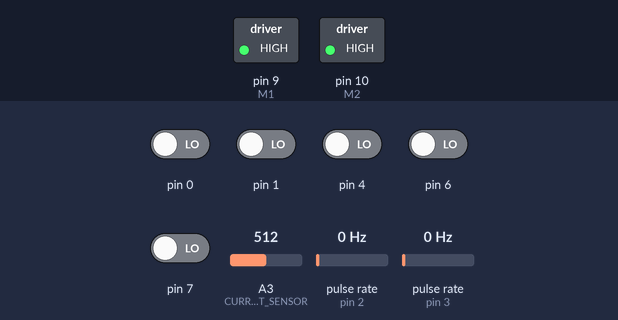
Bench run of a sketch on a simulated Arduino Uno, built with avr-gcc and run on an emulated ATmega328P. Shown: switched loads named in the sketch (green lamp = pin HIGH). Wiring (inferred from the names in the program): 2 × pulse sensor: data pin 2 / data pin 3. Dashed ring = blinking. The test bench sets the inputs (shaded band); at power-on: pin 0, pin 1, pin 4, pin 6, pin 7 LOW, pulse rate (sensors on pin 2, pin 3) 0 Hz, A3 (CURRENT_SENSOR) = 512. Pins used as bus, display or sensor lines are not drawn.

Above: at 1.2 s.
1.3 s: pulse rate (sensor on pin 2) set to 4 Hz
At 1.61 s:
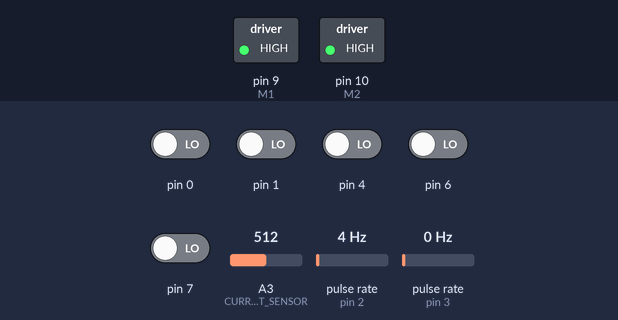
4.3 s: pulse rate (sensor on pin 3) set to 150 Hz
At 4.54 s:
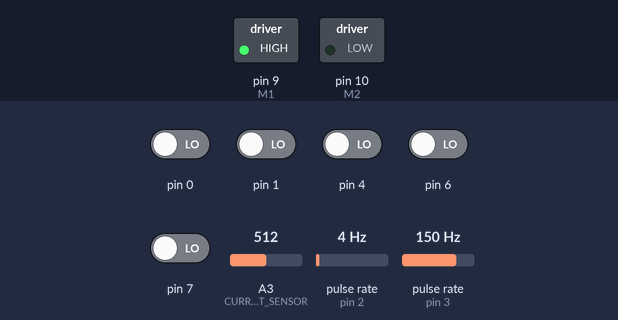
7.3 s: pulse rate (sensor on pin 2) set to 150 Hz
At 9.2 s:
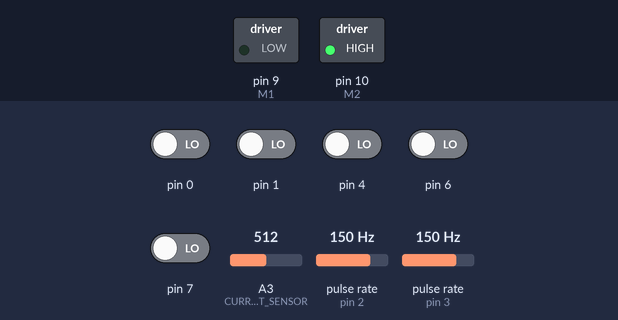
Timing chart, 0 to 10.7 s (numbered marks = the images above; inputs shaded):
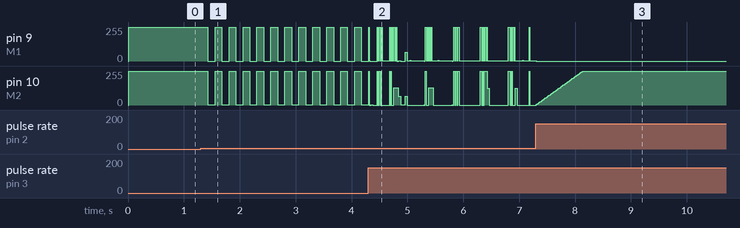

Measured:
- after the input at 1.3 s, pin 9 (M1): alternates 255/255 for 0.13 s and 0/255 for 0.12 s, starting after 0.13 s; pin 10 (M2): alternates 255/255 for 0.13 s and 1/255 for 0.12 s, starting after 0.13 s
- after the input at 7.3 s, pin 9 (M1): goes on until 7.3 s, then stays 0/255

The sketch:

lizard_simc_v1.ino
```cpp
/**
   To be uploaded on motor driver module boards - Handle motor motion and control internally
*/

#include <Arduino.h>
#include <Wire.h>
#include <math.h>
#include <PID_v1.h>

#define ADDRESS 0x0A // SMART MOTOR DRIVER I2C ADDRESS
#define NSLEEP 5
#define M1 9 // MOTOR PINS
#define M2 10
#define CURRENT_SENSOR 17 // CURRENT SENSOR PIN
#define ENCODER1 2        // ENCODER PINS
#define ENCODER2 3

#define PID_SAMPLE_TIME 10 // PID SAMPLE TIME (IN MS)

#define CURRENT_THRESHOLD 0.0 // CURRENT THRESHOLD FOR MOTOR STALL //TODO: SET THRESHOLD FOR MOTOR STALL CURRENT

// MOTOR PROPERTIES
#define MAX_PWM 255              // MAXIMUM PWM VALUE
#define GEAR_RATIO 110           // MOTOR GEAR RATIO (110:1 OR 150:1)
#define ENCODER_TICKS_PER_REV 12 // NO OF HIGH PULSES PER ROTATION
#define ENCODER_TICKS_PER_MS_TO_RPM (1000.0 * 60.0) / (double)(ENCODER_TICKS_PER_REV * GEAR_RATIO) // MULTIPLIER TO CONVERT FROM ENCODER TICKS PER MS TO RPM

#define COMMAND_BYTES 3 // NUMBER OF MOTOR COMMAND BYTES
#define RETURN_BYTES 8 // NUMBER OF RETURN DATA BYTES

// MOTOR DRIVER CONTROL MODES
#define POSITION 0
#define VELOCITY 1

// CURRENT SENSOR VARIABLES
int16_t motorCurrent = 0; // returnData variable representing motor current sent through I2C to mainboard

// MOTOR CONTROL VARIABLES
uint8_t controlMode = POSITION;      // MOTOR CONTROL MODE
uint8_t motorCommand[COMMAND_BYTES]; // MOTOR COMMAND RECEIVED FROM CONTROLLER

uint8_t returnData[RETURN_BYTES]; // RETURN DATA SENT TO THE CONTROLLER UPON REQUEST

double encoderCount = 0.0; // CURRENT ENCODER COUNT
double lastCount = 0.0;    // PREVIOUS ENCODER COUNT
double countDiff = 0.0;    // DIFFERENCE IN ENCODER COUNT FROM lastCount TO CURRENT encoderCount
long now = 0;              // TIME OF PREVIOUS ENCODER READING
long lastTime = 0;         // TIME OF PREVIOUS ENCODER READING
double dt = 0.0;

// PID PARAMETERS
double Kp = 0.5, Ki = 0.005, Kd = 0.005;
double target[2];     // TARGET POSITION AND SPEED
double effort = 0.0;  // CONTROL EFFORT
double dEffort = 0.0; // CONTROL EFFORT
double speed = 0.0;   // MOTOR SPEED IN RPM
PID pid[2] = {
  PID(&encoderCount, &effort, &target[POSITION], Kp, Ki, Kd, DIRECT), // POSITION PID
  // PID(&encoderCount, &effortof, &target[POSITION], Kp, Ki, Kd, REVERSE), // POSITION PID
  PID(&speed, &dEffort, &target[VELOCITY], Kp, Ki, Kd, DIRECT)         // VELOCITY PID
};

void setup() {
  // INIT I2C W/ GIVEN ADDRESS
  Wire.begin(ADDRESS);

  // SET SENSOR PINS
  pinMode(CURRENT_SENSOR, INPUT);
  pinMode(ENCODER1, INPUT_PULLUP);
  pinMode(ENCODER2, INPUT_PULLUP);

  // SET OUTPUT PINS
  pinMode(NSLEEP, OUTPUT);
  pinMode(M1, OUTPUT);
  pinMode(M2, OUTPUT);

  // ATTACH INTERRUPTS FOR ENCODER READINGS
  attachInterrupt(digitalPinToInterrupt(ENCODER1), isr1, CHANGE);
  attachInterrupt(digitalPinToInterrupt(ENCODER2), isr2, CHANGE);

  // SET I2C CALLBACKS
  Wire.onRequest(onRequest);
  Wire.onReceive(onReceive);

  digitalWrite(NSLEEP, HIGH); //  NSLEEP SHOULD BE KEPT HIGH FOR NORMAL OPERATION OF THE MD9927 MOTOR DRIVER

  pid[POSITION].SetMode(AUTOMATIC);                                      // SET POSITION PID MODE
  pid[POSITION].SetOutputLimits((double)-MAX_PWM, (double)MAX_PWM); // CONSTRAIN POSITION PID OUTPUT
  pid[POSITION].SetSampleTime(PID_SAMPLE_TIME);                          // CONSTRAIN POSITION PID OUTPUT
  pid[VELOCITY].SetMode(AUTOMATIC);                                      // SET VELOCITY PID MODE
  pid[VELOCITY].SetOutputLimits((double)-MAX_PWM, (double)MAX_PWM); // CONSTRAIN VELOCITY PID OUTPUT
  pid[VELOCITY].SetSampleTime(PID_SAMPLE_TIME);                          // CONSTRAIN POSITION PID OUTPUT
}

void loop() {
  now = millis();
  dt = now - lastTime;

  // CALCULATE EFFORT, READ CURRENT, AND CALCULATE SPEED EVERY 10 MS
  if (dt >= PID_SAMPLE_TIME) {
    // UPDATE SPEED AND CURRENT
    calcSpeed();
    readCurrent();

    // CALCULATE MOTOR EFFORT
    pid[controlMode].Compute();
    if (controlMode == VELOCITY) effort += dEffort;
    effort = constrain(effort, -MAX_PWM, MAX_PWM);
    effort = round(effort);

    lastCount = encoderCount;
    lastTime = now; // UPDATE TIMER

    drive(effort); // SET MOTOR EFFORT
  }
}

// ISRs split up for each hall-effect latch sensor to decrease processing time within the ISR and allow I2C to work every time without interruption

/**
   ISR for encoder 1 - reads registers instead of digital read for increased speed and increments/decrements a encoderCount variable
*/
void isr1() {
  uint8_t encread1 = PIND >> 2 & 0x01;
  uint8_t encread2 = PIND >> 3 & 0x01; // GET THE TWO BIT ENCODER READ
  if (encread1 == encread2) encoderCount++;
  else encoderCount--;
}

/**
   ISR for encoder 2 - reads registers instead of digital read for increased speed and increments/decrements a encoderCount variable
*/
void isr2() {
  uint8_t encread1 = PIND >> 2 & 0x01;
  uint8_t encread2 = PIND >> 3 & 0x01; // GET THE TWO BIT ENCODER READ
  if (encread1 != encread2) encoderCount++;
  else encoderCount--;
}

/**
   Function to set the motorCurrent variable to the current sensor reading and check if it is stalled
*/
void readCurrent() {
  motorCurrent = analogRead(CURRENT_SENSOR);
}

void calcSpeed() {
  countDiff = encoderCount - lastCount;                   // CHANGE IN ENCODER ENCODERCOUNT
  speed = (countDiff / dt) * ENCODER_TICKS_PER_MS_TO_RPM; // CALCULATE MOTOR RPM
}

/**
   Function to home the cables using the current threshold
   Once homed, the motors reverse to limit current
*/
void homeCables() {
  if (motorCurrent >= CURRENT_THRESHOLD) {
    reverse(150);
    // TODO: RESET ENCODER COUNTER
  }
}

/**
   This function drives the motors forward
   @param effort - the integer speed of the motor
*/
void forward(int16_t effort) {
  analogWrite(M1, 0);
  analogWrite(M2, effort);
}

/**
   This function drives the motors reverse
   @param effot - the integer speed of the motor
*/
void reverse(int16_t effort) {
  analogWrite(M1, effort);
  analogWrite(M2, 0);
}

/**
   This function stops the motors
*/
void brake() {
  analogWrite(M1, 255);
  analogWrite(M2, 255);
}

void drive(int16_t effort) {
  // TODO: READ CURRENT AND BRAKE IF STALLED
  // readCurrent();
  if (effort > 0) forward(effort);
  else if (effort < 0) reverse(-effort);
  else brake();
}

/**
   Callback function upon receiving a request for returnData via I2C from master
   This will request a set number of bytes as a message that will be formed for interpretation by the mainboard
*/
void onRequest() {
  // readCurrent();
  returnData[0] = ((long)encoderCount >> 24); // SPLIT ENCODER COUNT INTO 4 BYTES
  returnData[1] = ((long)encoderCount >> 16);
  returnData[2] = ((long)encoderCount >> 8);
  returnData[3] = ((long)encoderCount) & 0xFF;
  returnData[4] = ((int16_t)speed >> 8); // SPLIT MOTOR VELOCITY INTO 2 BYTES
  returnData[5] = (int16_t)speed & 0xFF;
  // returnData[6] = ((int16_t)effort >> 8);
  // returnData[7] = (int16_t)effort & 0xFF;
  returnData[6] = (motorCurrent >> 8); // SPLIT MOTOR CURRENT INTO 2 BYTES
  returnData[7] = motorCurrent & 0xFF;
  Wire.write(returnData, RETURN_BYTES); // SEND DATA
}

/**
   callback function for recieving messages and setting the appropriate I2C status
*/
void onReceive(int numBytes) {
  // READ DATA ONE BYTE AT A TIME
  int index = 0;
  while (Wire.available() > 0) motorCommand[index++] = Wire.read();

  controlMode = motorCommand[0];
  int16_t val = (motorCommand[1] << 8) | motorCommand[2];
  target[controlMode] = (double)val; // SET THE TARGET VALUE (SPEED OR POSITION)
}
```
